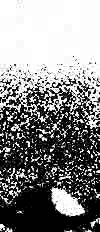
#> input picture frame 25 of b.mp4, 100 x 232 px, given in place of AuJR-2_w=35um_t=40um_200ns_x9.2_5mW_HWP185.75_1_001.avi, which was not available
$ python '動画2値化.py'
#> lines starting #> are read from the running program, lines starting #| are printed output that depends on the picture; after the words box and inside, x2 and y2 are one past the last pixel; in counts of white or black regions, pixels touching at a corner belong together
import cv2

def binarize_video(input_file, output_file):
    # 動画ファイルを読み込む
#> called with output_file = 'b.mp4'
    video = cv2.VideoCapture(input_file)

    # 出力する動画ファイルの設定
    fourcc = cv2.VideoWriter_fourcc(*'mp4v')
    fps = video.get(cv2.CAP_PROP_FPS)
    frame_width = int(video.get(cv2.CAP_PROP_FRAME_WIDTH))
    frame_height = int(video.get(cv2.CAP_PROP_FRAME_HEIGHT))
    output = cv2.VideoWriter(output_file, fourcc, fps, (frame_width, frame_height), 0)

    # 動画フレームごとに処理
    while video.isOpened():
        ret, frame = video.read()
#> frame is the input picture: shape (232, 100, 3); min 0, max 255, mean 135.7
        if not ret:
            break

        # 2値化処理
        gray = cv2.cvtColor(frame, cv2.COLOR_BGR2GRAY)
        _, binary = cv2.threshold(gray, 150, 255, cv2.THRESH_BINARY)
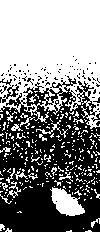
#> binary: shape (232, 100); 52.2% white; 85 black regions (80 under 20 px), largest, box (x1, y1, x2, y2) and area: (0, 76, 100, 232) 10628, (0, 84, 19, 103) 107, (0, 78, 12, 86) 31, (91, 113, 100, 122) 28, (0, 85, 7, 94) 21

        # 出力動画にフレームを追加
        output.write(binary)

    # リソースの解放
    video.release()
    output.release()

# 使用例
input_file = 'AuJR-2_w=35um_t=40um_200ns_x9.2_5mW_HWP185.75_1_001.avi'
output_file = 'b.mp4'
binarize_video(input_file, output_file)

$ run again, starting later in the video
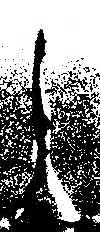
#> input picture frame 115 of b.mp4, 100 x 232 px, given in place of AuJR-2_w=35um_t=40um_200ns_x9.2_5mW_HWP185.75_1_001.avi, which was not available
#> in binarize_video, frame is the input picture: shape (232, 100, 3); min 0, max 255, mean 129.8
#> in binarize_video, `_, binary = cv2.threshold(gray, 150, 255, cv2.THRESH_BINARY)`:
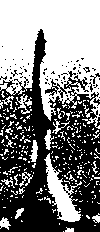
#> binary: shape (232, 100); 50.6% white; 72 black regions (70 under 20 px), largest, box (x1, y1, x2, y2) and area: (0, 29, 100, 232) 11193, (90, 73, 100, 84) 31

$ run again, starting later in the video
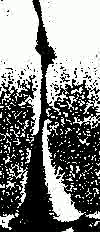
#> input picture frame 204 of b.mp4, 100 x 232 px, given in place of AuJR-2_w=35um_t=40um_200ns_x9.2_5mW_HWP185.75_1_001.avi, which was not available
#> in binarize_video, frame is the input picture: shape (232, 100, 3); mean B, G, R 129, 130.8, 129.6
#> in binarize_video, `_, binary = cv2.threshold(gray, 150, 255, cv2.THRESH_BINARY)`:
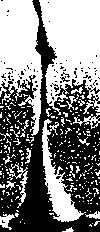
#> binary: shape (232, 100); 51.2% white; 76 black regions (73 under 20 px), largest, box (x1, y1, x2, y2) and area: (0, 0, 100, 232) 11029, (52, 83, 59, 92) 23, (60, 76, 70, 82) 21
